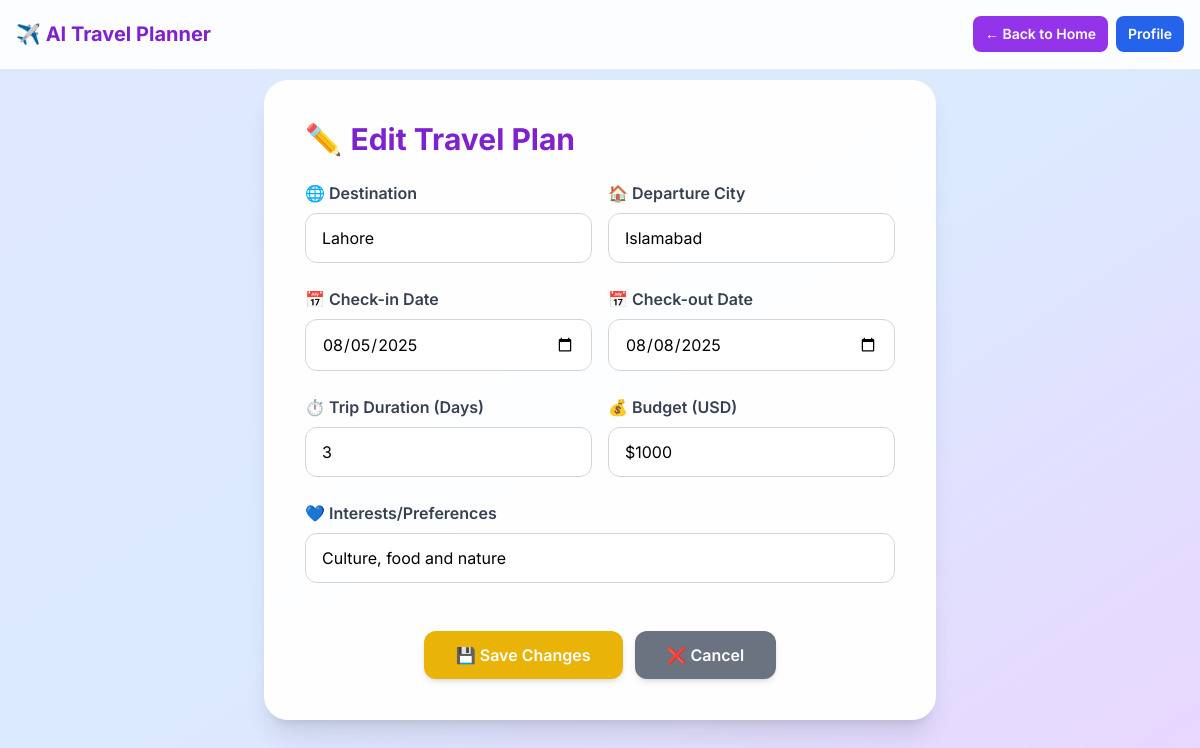
/plan/7/edit (signed in), run on the app's committed database.
### traveler_planner.py (models this page shows)
class TravelPlan(db.Model):
    id = db.Column(db.Integer, primary_key=True)
    user_id = db.Column(db.Integer, db.ForeignKey('user.id'), nullable=False)
    destination = db.Column(db.String(100))
    departure_city = db.Column(db.String(100))
    checkin_date = db.Column(db.String(20))
    checkout_date = db.Column(db.String(20))
    days = db.Column(db.Integer)
    budget = db.Column(db.String(50))
    preferences = db.Column(db.String(200))
    itinerary = db.Column(db.Text)  # Store as JSON string
    created_at = db.Column(db.DateTime, default=db.func.current_timestamp())

### traveler_planner.py (the view, shortened to what this page needs)
@app.route("/plan/<int:plan_id>/edit", methods=["GET", "POST"])
@login_required
def edit_plan(plan_id):
    plan = TravelPlan.query.get_or_404(plan_id)
    if plan.user_id != session.get('user_id'):
        flash('Access denied.', 'error')
        return redirect(url_for('home'))
    return render_template("plan_edit.html", plan=plan)

### traveler_planner.py (called while the page is built)
def login_required(f):
    @wraps(f)
    def decorated_function(*args, **kwargs):
        if 'user_id' not in session:
            flash('Please log in to access this page.', 'error')
            return redirect(url_for('login'))
        return f(*args, **kwargs)
    return decorated_function

### templates/plan_edit.html (shortened to what this page needs)
<!DOCTYPE html>
<html lang="en">
<head>
  <script src="https://cdn.tailwindcss.com"></script>
</head>
<body class="bg-gradient-to-br from-indigo-100 via-blue-100 to-purple-200 font-[Inter] min-h-screen">
  <div class="fixed top-0 left-0 right-0 z-30 p-2 sm:p-4 flex flex-wrap items-center justify-between gap-1 sm:gap-2 bg-white/90 backdrop-blur-sm border-b border-white/20">
    <div class="flex items-center gap-1 sm:gap-2">
      <h1 class="text-base sm:text-lg md:text-xl font-bold text-purple-700">✈️ AI Travel Planner</h1>
    </div>
    <div class="flex items-center gap-1 sm:gap-2">
      <a href="/" class="px-2 sm:px-3 py-1.5 sm:py-2 bg-purple-600 hover:bg-purple-700 text-white rounded-lg font-semibold text-xs sm:text-sm">← Back to Home</a>
      <a href="/profile" class="px-2 sm:px-3 py-1.5 sm:py-2 bg-blue-600 hover:bg-blue-700 text-white rounded-lg font-semibold text-xs sm:text-sm">Profile</a>
    </div>
  </div>
  <div class="pt-16 sm:pt-20 pb-4 sm:pb-8 px-2 sm:px-4">
    <div class="max-w-2xl mx-auto">
      <div class="glass-effect rounded-2xl sm:rounded-3xl shadow-xl p-3 sm:p-4 md:p-8 lg:p-10">
        <h1 class="text-xl sm:text-2xl md:text-3xl font-bold text-purple-700 mb-3 sm:mb-4 md:mb-6 flex items-center">
          <span class="mr-2">✏️</span> Edit Travel Plan
        </h1>
        <form method="POST" class="space-y-3 sm:space-y-4 md:space-y-6">
          <div class="grid grid-cols-1 sm:grid-cols-2 gap-2 sm:gap-3 md:gap-4">
            <div>
              <label class="block mb-1 md:mb-2 font-semibold text-gray-700 text-xs sm:text-sm md:text-base">🌐 Destination</label>
              <input name="destination" type="text" class="w-full px-2 sm:px-3 md:px-4 py-2 md:py-3 border border-gray-300 rounded-lg sm:rounded-xl input-focus transition-all duration-200 bg-white/80 text-xs sm:text-sm md:text-base" required value="{{ plan.destination }}" />
            </div>
            <div>
              <label class="block mb-1 md:mb-2 font-semibold text-gray-700 text-xs sm:text-sm md:text-base">🏠 Departure City</label>
              <input name="departure_city" type="text" class="w-full px-2 sm:px-3 md:px-4 py-2 md:py-3 border border-gray-300 rounded-lg sm:rounded-xl input-focus transition-all duration-200 bg-white/80 text-xs sm:text-sm md:text-base" required value="{{ plan.departure_city }}" />
            </div>
          </div>
          <div class="grid grid-cols-1 sm:grid-cols-2 gap-2 sm:gap-3 md:gap-4">
            <div>
              <label class="block mb-1 md:mb-2 font-semibold text-gray-700 text-xs sm:text-sm md:text-base">📅 Check-in Date</label>
              <input name="checkin_date" type="date" class="w-full px-2 sm:px-3 md:px-4 py-2 md:py-3 border border-gray-300 rounded-lg sm:rounded-xl input-focus transition-all duration-200 bg-white/80 text-xs sm:text-sm md:text-base" required value="{{ plan.checkin_date }}" />
            </div>
            <div>
              <label class="block mb-1 md:mb-2 font-semibold text-gray-700 text-xs sm:text-sm md:text-base">📅 Check-out Date</label>
              <input name="checkout_date" type="date" class="w-full px-2 sm:px-3 md:px-4 py-2 md:py-3 border border-gray-300 rounded-lg sm:rounded-xl input-focus transition-all duration-200 bg-white/80 text-xs sm:text-sm md:text-base" required value="{{ plan.checkout_date }}" />
            </div>
          </div>
          <div class="grid grid-cols-1 sm:grid-cols-2 gap-2 sm:gap-3 md:gap-4">
            <div>
              <label class="block mb-1 md:mb-2 font-semibold text-gray-700 text-xs sm:text-sm md:text-base">⏱️ Trip Duration (Days)</label>
              <input name="days" type="number" class="w-full px-2 sm:px-3 md:px-4 py-2 md:py-3 border border-gray-300 rounded-lg sm:rounded-xl input-focus transition-all duration-200 bg-white/80 text-xs sm:text-sm md:text-base" required value="{{ plan.days }}" />
            </div>
            <div>
              <label class="block mb-1 md:mb-2 font-semibold text-gray-700 text-xs sm:text-sm md:text-base">💰 Budget (USD)</label>
              <input name="budget" type="text" class="w-full px-2 sm:px-3 md:px-4 py-2 md:py-3 border border-gray-300 rounded-lg sm:rounded-xl input-focus transition-all duration-200 bg-white/80 text-xs sm:text-sm md:text-base" required value="{{ plan.budget }}" />
            </div>
          </div>
          <div>
            <label class="block mb-1 md:mb-2 font-semibold text-gray-700 text-xs sm:text-sm md:text-base">💙 Interests/Preferences</label>
            <input name="preferences" type="text" class="w-full px-2 sm:px-3 md:px-4 py-2 md:py-3 border border-gray-300 rounded-lg sm:rounded-xl input-focus transition-all duration-200 bg-white/80 text-xs sm:text-sm md:text-base" value="{{ plan.preferences }}" placeholder="e.g., Culture, Food, Nature" />
          </div>
          <div class="text-center pt-3 sm:pt-4 md:pt-6 flex flex-wrap gap-2 sm:gap-3 justify-center">
            <button type="submit" class="px-4 sm:px-6 md:px-8 py-2 md:py-3 bg-yellow-500 hover:bg-yellow-600 text-white font-semibold rounded-lg sm:rounded-xl shadow-md text-xs sm:text-sm md:text-base transition-colors min-h-[32px] touch-manipulation">
              💾 Save Changes
            </button>
            <a href="/plan/{{ plan.id }}" class="px-4 sm:px-6 md:px-8 py-2 md:py-3 bg-gray-500 hover:bg-gray-600 text-white font-semibold rounded-lg sm:rounded-xl shadow-md text-xs sm:text-sm md:text-base transition-colors min-h-[32px] touch-manipulation">
              ❌ Cancel
            </a>
          </div>
        </form>
      </div>
    </div>
  </div>
</body>
</html>

### templates/plan_edit.html (style rules this page uses)
.glass-effect { background: rgba(255, 255, 255, 0.95); backdrop-filter: blur(20px); border: 1px solid rgba(255, 255, 255, 0.2); }

### data on the page
TravelPlan: destination "Lahore", departure_city "Islamabad", checkin_date "08/05/2025", checkout_date "08/08/2025", days "3", budget "$1000", preferences "Culture, food and nature"
